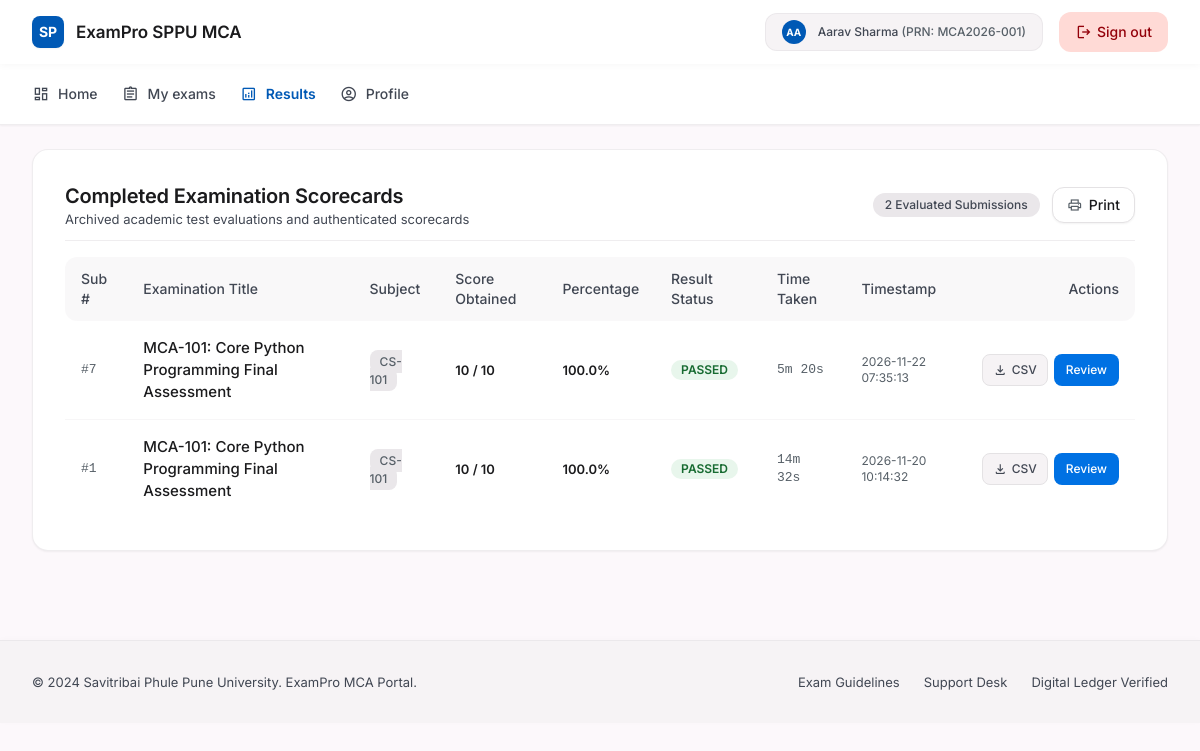
The app's page /student/history (signed in) with its own data.
### tables this page shows
CREATE TABLE users (
    id INTEGER PRIMARY KEY AUTOINCREMENT,
    username TEXT NOT NULL UNIQUE,
    email TEXT NOT NULL UNIQUE,
    password_hash TEXT NOT NULL,
    full_name TEXT NOT NULL,
    role TEXT NOT NULL CHECK(role IN ('admin', 'staff', 'student')),
    roll_number TEXT UNIQUE, -- applicable for students
    contact_number TEXT,
    profile_photo TEXT,
    department TEXT,
    designation TEXT,
    is_approved INTEGER NOT NULL DEFAULT 1 CHECK(is_approved IN (0, 1)),
    created_at TIMESTAMP DEFAULT CURRENT_TIMESTAMP
);

CREATE TABLE submissions (
    id INTEGER PRIMARY KEY AUTOINCREMENT,
    exam_id INTEGER NOT NULL,
    candidate_id INTEGER NOT NULL,
    user_id INTEGER,
    score INTEGER NOT NULL DEFAULT 0,
    total_marks INTEGER NOT NULL DEFAULT 0,
    percentage REAL NOT NULL DEFAULT 0.0,
    status TEXT NOT NULL CHECK(status IN ('Passed', 'Failed')),
    tab_switches_count INTEGER NOT NULL DEFAULT 0,
    started_at TIMESTAMP DEFAULT CURRENT_TIMESTAMP,
    submitted_at TIMESTAMP DEFAULT CURRENT_TIMESTAMP,
    time_taken_seconds INTEGER NOT NULL DEFAULT 0,
    FOREIGN KEY (exam_id) REFERENCES exams(id) ON DELETE RESTRICT,
    FOREIGN KEY (candidate_id) REFERENCES candidates(id) ON DELETE CASCADE,
    FOREIGN KEY (user_id) REFERENCES users(id) ON DELETE SET NULL
);

CREATE TABLE exams (
    id INTEGER PRIMARY KEY AUTOINCREMENT,
    title TEXT NOT NULL,
    subject_id INTEGER NOT NULL,
    duration_minutes INTEGER NOT NULL CHECK(duration_minutes > 0),
    total_marks INTEGER NOT NULL DEFAULT 0,
    pass_marks INTEGER NOT NULL DEFAULT 0,
    instructions TEXT,
    status TEXT NOT NULL DEFAULT 'Published' CHECK(status IN ('Draft', 'Published', 'Archived')),
    created_by_user_id INTEGER,
    created_at TIMESTAMP DEFAULT CURRENT_TIMESTAMP,
    FOREIGN KEY (subject_id) REFERENCES subjects(id) ON DELETE RESTRICT,
    FOREIGN KEY (created_by_user_id) REFERENCES users(id) ON DELETE SET NULL
);

CREATE TABLE subjects (
    id INTEGER PRIMARY KEY AUTOINCREMENT,
    code TEXT NOT NULL UNIQUE,
    name TEXT NOT NULL,
    description TEXT
);

### app.py (the view)
@app.route("/student/history")
@student_required
def student_history_page():
    user = get_current_user()
    submissions = query_db("""
        SELECT s.*, e.title as exam_title, sub.name as subject_name, sub.code as subject_code
        FROM submissions s
        JOIN exams e ON s.exam_id = e.id
        JOIN subjects sub ON e.subject_id = sub.id
        WHERE s.user_id = ?
        ORDER BY s.submitted_at DESC
    """, (user["id"],))
    return render_template("student/history.html", submissions=submissions)

### app.py (called while the page is built, shortened)
def get_current_user():
    user_id = session.get("user_id")
    if not user_id:
        return None
    if "current_user" not in g:
        g.current_user = query_db(
            """SELECT id, username, email, full_name, role, roll_number,
                      contact_number, profile_photo, department, designation,
                      is_approved, created_at
               FROM users WHERE id = ?""",
            (user_id,),
            one=True,
        )
    return g.current_user

@app.context_processor
def inject_global_data():
    user = get_current_user()
    pending_count = get_pending_staff_count() if user and user.get("role") == "admin" else 0
    return {
        "current_user": user,
        "pending_staff_count": pending_count,
        "current_year": datetime.now().year,
        "app_title": "ExamPro — Online Examination System",
    }

def student_required(f):
    @wraps(f)
    def decorated_function(*args, **kwargs):
        user = get_current_user()
        return f(*args, **kwargs)
    return decorated_function

### database.py (called while the page is built)
def make_connection():
    conn = sqlite3.connect(DB_PATH)
    conn.row_factory = sqlite3.Row
    conn.execute("PRAGMA foreign_keys = ON;")
    conn.execute("PRAGMA journal_mode = WAL;")
    ensure_schema_upgrades(conn)
    return conn

def get_db():
    if "db" not in g:
        g.db = make_connection()
    return g.db

def query_db(query, args=(), one=False):
    try:
        db = get_db()
    except RuntimeError:
        with db_session() as conn:
            cur = conn.execute(query, args)
            rv = cur.fetchall()
            cur.close()
            return (dict(rv[0]) if rv else None) if one else [dict(r) for r in rv]
    cur = db.execute(query, args)
    rv = cur.fetchall()
    cur.close()
    return (dict(rv[0]) if rv else None) if one else [dict(r) for r in rv]

### templates/student/history.html (shortened to what this page needs)
{% extends "student/base_student.html" %}
{% block content %}
<div class="bg-surface-container-lowest rounded-2xl shadow-sm p-6 sm:p-8 border border-surface-container-highest/60 space-y-space-md">
  <div class="flex flex-col sm:flex-row sm:items-center justify-between gap-space-sm pb-space-sm border-b border-surface-container-highest/60">
    <div>
      <h2 class="font-headline-md text-headline-md text-on-surface">Completed Examination Scorecards</h2>
      <p class="font-body-sm text-body-sm text-on-surface-variant">Archived academic test evaluations and authenticated scorecards</p>
    </div>
    <div class="flex items-center gap-space-sm self-start sm:self-auto">
      <span class="inline-flex items-center px-3 py-1 rounded-full bg-surface-container-high text-on-surface-variant font-label-sm text-label-sm font-medium">
        {{ submissions|length }} Evaluated Submissions
      </span>
      <button type="button" onclick="window.print()" class="h-9 px-3.5 rounded-xl bg-surface-container-lowest text-on-surface font-label-md text-label-md shadow-sm hover:bg-surface-container-low transition-colors border border-surface-container-highest flex items-center gap-1.5">
        <span class="material-symbols-outlined text-[16px] text-secondary">print</span>
        <span>Print</span>
      </button>
    </div>
  </div>
  <div class="overflow-x-auto">
    <table class="w-full text-left">
      <thead>
        <tr class="text-on-surface-variant font-label-md text-label-md bg-surface-container-low/60 rounded-xl">
          <th class="py-3 px-4 font-medium rounded-l-xl">Sub #</th>
          <th class="py-3 px-4 font-medium">Examination Title</th>
          <th class="py-3 px-4 font-medium">Subject</th>
          <th class="py-3 px-4 font-medium">Score Obtained</th>
          <th class="py-3 px-4 font-medium">Percentage</th>
          <th class="py-3 px-4 font-medium">Result Status</th>
          <th class="py-3 px-4 font-medium">Time Taken</th>
          <th class="py-3 px-4 font-medium">Timestamp</th>
          <th class="py-3 px-4 font-medium text-right rounded-r-xl">Actions</th>
        </tr>
      </thead>
      <tbody class="divide-y divide-surface-container-highest/30">
        {% for s in submissions %}
          <tr class="hover:bg-surface-container-low/40 transition-colors">
            <td class="py-4 px-4 font-body-sm text-body-sm text-secondary font-mono">#{{ s.id }}</td>
            <td class="py-4 px-4 font-body-md text-body-md text-on-surface font-medium">{{ s.exam_title }}</td>
            <td class="py-4 px-4 font-body-sm text-body-sm text-on-surface-variant">
              <span class="px-2.5 py-1 rounded-lg bg-surface-container-high text-secondary font-label-sm text-label-sm font-medium">
                {{ s.subject_code }}
              </span>
            </td>
            <td class="py-4 px-4 font-body-sm text-body-sm text-on-surface font-semibold">
              {{ s.score }} / {{ s.total_marks }}
            </td>
            <td class="py-4 px-4 font-body-sm text-body-sm text-on-surface font-semibold">{{ s.percentage }}%</td>
            <td class="py-4 px-4 font-body-sm text-body-sm">
              {% if s.status == 'Passed' %}
                <span class="inline-flex items-center px-2.5 py-0.5 rounded-full text-label-sm font-label-sm bg-[#E8F6EC] text-[#176B31] font-semibold">
                  PASSED
                </span>
              {% else %}
                <span class="inline-flex items-center px-2.5 py-0.5 rounded-full text-label-sm font-label-sm bg-[#FFDAD6] text-[#BA1A1A] font-semibold">
                  FAILED
                </span>
              {% endif %}
            </td>
            <td class="py-4 px-4 font-body-sm text-body-sm text-secondary font-mono">
              {{ (s.time_taken_seconds // 60) }}m {{ (s.time_taken_seconds % 60) }}s
            </td>
            <td class="py-4 px-4 font-body-sm text-body-sm text-secondary text-xs">{{ s.submitted_at }}</td>
            <td class="py-4 px-4 text-right">
              <div class="inline-flex items-center gap-1.5">
                <a href="{{ url_for('download_result_csv', submission_id=s.id) }}" class="h-8 px-2.5 rounded-lg bg-surface-container-low hover:bg-surface-container text-on-surface-variant hover:text-on-surface text-label-sm font-medium transition-colors flex items-center gap-1 border border-surface-container-highest" title="Download CSV Scorecard" download>
                  <span class="material-symbols-outlined text-[15px]">download</span>
                  <span>CSV</span>
                </a>
                <a href="{{ url_for('student_view_result', submission_id=s.id) }}" class="h-8 px-3 rounded-lg bg-primary-container text-on-primary text-label-sm font-medium hover:opacity-95 transition-opacity flex items-center gap-1">
                  <span>Review</span>
                </a>
              </div>
            </td>
          </tr>
        {% else %}
          <tr>
            <td colspan="9" class="py-8 text-center text-on-surface-variant font-body-sm">
              No examination records found. Go to <a href="{{ url_for('student_exams_page') }}" class="text-primary font-semibold hover:underline">Available Exams</a> to commence a test.
            </td>
          </tr>
        {% endfor %}
      </tbody>
    </table>
  </div>
</div>
{% endblock %}

### templates/student/base_student.html (shortened to what this page needs)
{% extends "base.html" %}
{% block layout %}
<header class="fixed top-0 left-0 right-0 z-50 bg-surface-container-lowest shadow-[0_1px_8px_rgba(0,0,0,0.04)]">
  <div class="h-16 max-w-7xl mx-auto px-margin flex items-center justify-between gap-space-lg">
    <div class="flex items-center gap-space-md">
      <a href="{{ url_for('student_dashboard') }}" class="flex items-center gap-space-sm">
        <div class="w-8 h-8 rounded-lg bg-primary text-on-primary flex items-center justify-center font-bold text-sm shadow-sm">SP</div>
        <span class="font-title text-title text-on-surface">ExamPro SPPU MCA</span>
      </a>
    </div>
    <div class="flex items-center gap-space-md">
      <a href="{{ url_for('student_profile_page') }}" class="hidden sm:flex items-center gap-space-sm py-1.5 px-space-md rounded-xl bg-surface-container-low hover:bg-surface-container text-on-surface-variant hover:text-on-surface transition-colors border border-surface-container-highest/60" title="Manage Profile & Settings">
        <div class="w-6 h-6 rounded-full bg-primary text-on-primary flex items-center justify-center font-bold text-[10px] overflow-hidden">
          {% if current_user.profile_photo %}
            <img src="{{ url_for('static', filename='uploads/avatars/' + current_user.profile_photo) }}" alt="Avatar" class="w-full h-full object-cover"/>
          {% else %}
            {{ (current_user.full_name or 'ST')[:2]|upper }}
          {% endif %}
        </div>
        <span class="font-label-sm text-label-sm">
          {{ current_user.full_name or 'Enrolled Candidate' }}
          <span class="text-secondary">(PRN: {{ current_user.roll_number or 'N/A' }})</span>
        </span>
      </a>
      <a class="inline-flex items-center justify-center h-10 px-space-md rounded-xl bg-error-container text-on-error-container font-label-md text-label-md hover:opacity-90 transition-opacity gap-1" href="{{ url_for('student_logout') }}">
        <span class="material-symbols-outlined text-[18px]">logout</span>
        <span>Sign out</span>
      </a>
    </div>
  </div>
</header>
<main class="w-full pt-16 bg-surface min-h-[calc(100vh-160px)]">
  <div class="flex flex-col w-full">
    <div class="w-full bg-surface-container-lowest shadow-sm border-b border-surface-container-highest/60">
      <div class="max-w-7xl mx-auto px-margin py-space-sm flex flex-col sm:flex-row items-start sm:items-center justify-between gap-space-sm">
        <div class="flex items-center gap-space-lg overflow-x-auto w-full sm:w-auto">
          <a class="font-label-md text-label-md flex items-center gap-space-xs py-space-xs transition-colors {% if request.endpoint == 'student_dashboard' %}text-primary font-semibold{% else %}text-on-surface-variant hover:text-on-surface{% endif %}" href="{{ url_for('student_dashboard') }}">
            <span class="material-symbols-outlined text-[18px]" {% if request.endpoint == 'student_dashboard' %}style="font-variation-settings: 'FILL' 1;"{% endif %}>dashboard</span>
            <span>Home</span>
          </a>
          <a class="font-label-md text-label-md flex items-center gap-space-xs py-space-xs transition-colors {% if request.endpoint == 'student_exams_page' %}text-primary font-semibold{% else %}text-on-surface-variant hover:text-on-surface{% endif %}" href="{{ url_for('student_exams_page') }}">
            <span class="material-symbols-outlined text-[18px]">assignment</span>
            <span>My exams</span>
          </a>
          <a class="font-label-md text-label-md flex items-center gap-space-xs py-space-xs transition-colors {% if request.endpoint == 'student_history_page' %}text-primary font-semibold{% else %}text-on-surface-variant hover:text-on-surface{% endif %}" href="{{ url_for('student_history_page') }}">
            <span class="material-symbols-outlined text-[18px]">analytics</span>
            <span>Results</span>
          </a>
          <a class="font-label-md text-label-md flex items-center gap-space-xs py-space-xs transition-colors {% if request.endpoint == 'student_profile_page' %}text-primary font-semibold{% else %}text-on-surface-variant hover:text-on-surface{% endif %}" href="{{ url_for('student_profile_page') }}">
            <span class="material-symbols-outlined text-[18px]">account_circle</span>
            <span>Profile</span>
          </a>
        </div>
      </div>
    </div>
    <div class="w-full max-w-7xl mx-auto px-margin py-space-lg space-y-space-lg">
      {% block content %}{% endblock %}
    </div>
  </div>
</main>
<footer class="w-full bg-surface-container-low shadow-[0_-1px_6px_rgba(0,0,0,0.02)] py-margin mt-auto border-t border-surface-container-highest/60">
  <div class="max-w-7xl mx-auto px-margin flex flex-col md:flex-row items-center justify-between gap-space-md text-on-surface-variant font-body-sm text-body-sm">
    <p>&copy; 2024 Savitribai Phule Pune University. ExamPro MCA Portal.</p>
    <div class="flex items-center gap-space-lg">
      <span class="hover:text-on-surface transition-colors">Exam Guidelines</span>
      <span class="hover:text-on-surface transition-colors">Support Desk</span>
      <span class="hover:text-on-surface transition-colors">Digital Ledger Verified</span>
    </div>
  </div>
</footer>
{% endblock %}

### records on screen
users: full_name "AA", full_name "Aarav Sharma", roll_number "MCA2026-001"
submissions: id "7", exam_title "MCA-101: Core Python Programming Final Assessment", subject_code "CS-101", score "10", total_marks "10", percentage "100.0", status "PASSED", time_taken_seconds "5", (s.time_taken_seconds%60) "20", submitted_at "2026-11-22 07:35:13"
submissions: id "1", exam_title "MCA-101: Core Python Programming Final Assessment", subject_code "CS-101", score "10", total_marks "10", percentage "100.0", status "PASSED", time_taken_seconds "14", (s.time_taken_seconds%60) "32", submitted_at "2026-11-20 10:14:32"

### other values on screen
{{ submissions|length }} "2"
